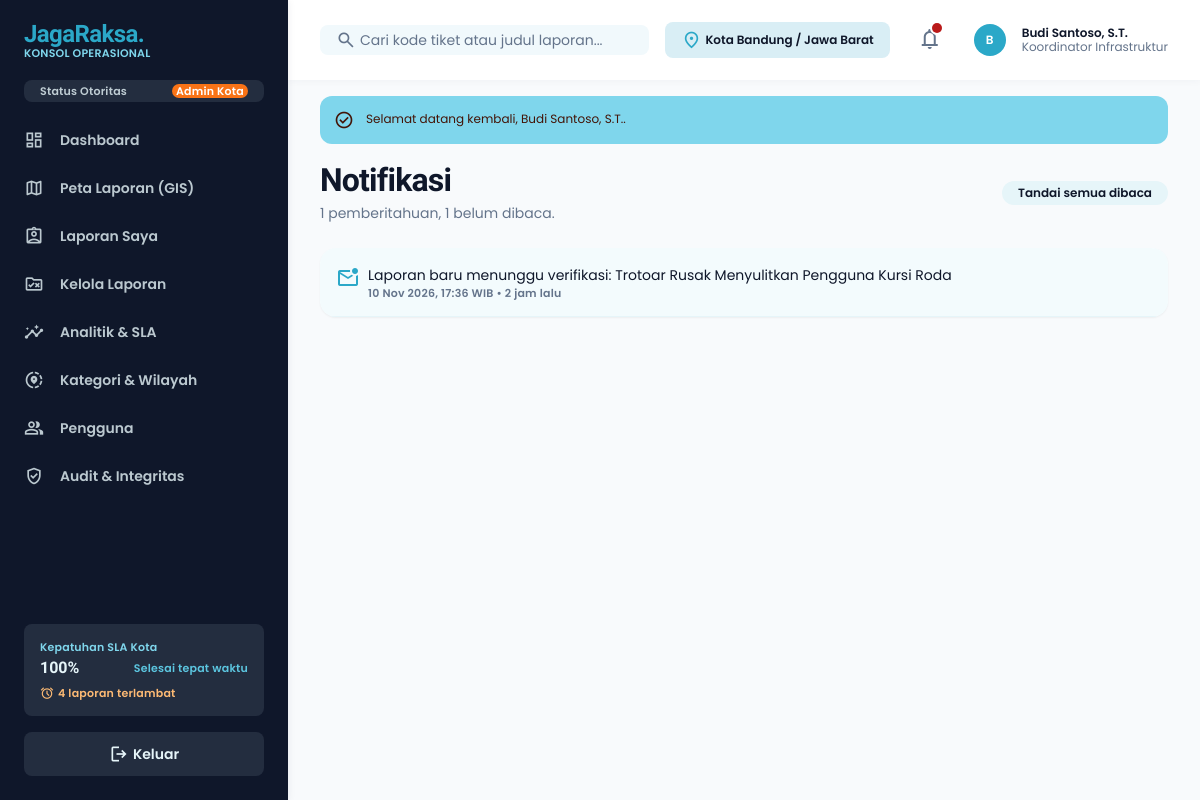
/notifikasi.php (signed in), run on the app's committed database.
### tables this page shows
CREATE TABLE users (
  id          BIGINT UNSIGNED NOT NULL AUTO_INCREMENT,
  name        VARCHAR(150) NOT NULL,
  username    VARCHAR(50)  NOT NULL,
  email       VARCHAR(190) NOT NULL,
  phone       VARCHAR(25)  NULL,
  password    VARCHAR(255) NOT NULL,                  
  role        ENUM('admin','petugas','pelapor') NOT NULL DEFAULT 'pelapor',
  jabatan     VARCHAR(120) NULL,
  agency_id   INT UNSIGNED NULL,
  is_active   TINYINT(1)   NOT NULL DEFAULT 1,
  last_login  DATETIME     NULL,
  created_at  TIMESTAMP NOT NULL DEFAULT CURRENT_TIMESTAMP,
  PRIMARY KEY (id),
  UNIQUE KEY uq_users_username (username),
  UNIQUE KEY uq_users_email (email),
  KEY idx_users_role (role),
  CONSTRAINT fk_users_agency FOREIGN KEY (agency_id) REFERENCES agencies (id) ON DELETE SET NULL
);

CREATE TABLE notifications (
  id         BIGINT UNSIGNED NOT NULL AUTO_INCREMENT,
  user_id    BIGINT UNSIGNED NOT NULL,
  report_id  BIGINT UNSIGNED NULL,
  message    VARCHAR(300) NOT NULL,
  is_read    TINYINT(1) NOT NULL DEFAULT 0,
  created_at TIMESTAMP NOT NULL DEFAULT CURRENT_TIMESTAMP,
  PRIMARY KEY (id),
  KEY idx_notif_user (user_id, is_read),
  CONSTRAINT fk_notif_user   FOREIGN KEY (user_id)   REFERENCES users (id)   ON DELETE CASCADE,
  CONSTRAINT fk_notif_report FOREIGN KEY (report_id) REFERENCES reports (id) ON DELETE CASCADE
);

### includes/core_v2.php (called while the page is built, shortened)
<?php
function sql_overdue_expr($a = 'r')
{
    return "(CASE WHEN {$a}.status = 'pending' THEN {$a}.respond_due_at ELSE {$a}.resolve_due_at END) < NOW()";
}
function sla_overview()
{
    $c = ['overdue' => 0, 'compliance' => null];
    try {
        $c['overdue'] = (int)db()->query("SELECT COUNT(*) FROM reports WHERE deleted_at IS NULL AND status IN ('pending','proses') AND " . sql_overdue_expr('reports'))->fetchColumn();
        $row = db()->query("SELECT COUNT(*) n, SUM(resolved_at <= resolve_due_at) ok FROM reports
                            WHERE deleted_at IS NULL AND status = 'selesai' AND resolved_at IS NOT NULL AND resolve_due_at IS NOT NULL")->fetch();
        $c['compliance'] = ($row && (int)$row['n'] > 0) ? round((int)$row['ok'] / (int)$row['n'] * 100, 1) : null;
    } catch (Throwable $ex) {
    }
    return $c;
}
function run_escalation($force = false)
{
    try {
        $rows = db()->query("SELECT id, ticket_code, title, status, priority, agency_id, user_id, respond_due_at, resolve_due_at, escalation_level
                             FROM reports WHERE deleted_at IS NULL AND status IN ('pending','proses') AND escalation_level < 2")->fetchAll();
    } catch (Throwable $ex) {
        return 0;
    }
    $count = 0;
    foreach ($rows as $r) {
        try {
            $due = $r['status'] === 'pending' ? $r['respond_due_at'] : $r['resolve_due_at'];
            $late = time() - strtotime($due);
            if ($late <= 0) {
                continue;
            }
            $count++;
        } catch (Throwable $ex) {
        }
    }
    return $count;
}

### notifikasi.php (the view, shortened to what this page needs)
<?php
require_once __DIR__ . '/config.php';
$user   = require_login();
$active = 'notifikasi';
$total   = db()->prepare('SELECT COUNT(*) FROM notifications WHERE user_id = ?');
$total->execute([$user['id']]);
$total = (int)$total->fetchColumn();
include __DIR__ . '/includes/app_top.php';
?>
<div class="flex flex-wrap items-center justify-between gap-space-sm mb-space-lg">
  <div>
    <h1 class="font-headline-xl text-headline-xl tracking-tight">Notifikasi</h1>
    <p class="font-body-md text-body-md text-on-surface-variant mt-space-2xs"><?= $total ?> pemberitahuan<?= $unread ? ', ' . $unread . ' belum dibaca' : '' ?>.</p>
  </div>
  <?php if ($unread): ?>
  <form method="post" action="api.php?a=read_notif"><?= csrf_field() ?><input type="hidden" name="to" value="notifikasi.php">
    <button class="px-space-md py-space-xs rounded-lg bg-surface-container font-label-md text-label-md hover:bg-surface-container-high">Tandai semua dibaca</button></form>
  <?php endif; ?>
</div>
<div class="bg-surface-container-lowest rounded-xl shadow-sm overflow-hidden">
  <?php foreach ($rows as $n):
    $to = $n['report_id'] ? (is_staff($user) ? 'kelola-laporan.php?id=' . (int)$n['report_id'] : 'laporan-saya.php?tiket=' . urlencode((string)$n['ticket_code'])) : 'dashboard.php'; ?>
    <form method="post" action="api.php?a=read_notif"><?= csrf_field() ?>
      <button type="submit" class="w-full text-left flex items-start gap-space-sm p-space-md border-b border-surface-container hover:bg-surface-container-low <?= $n['is_read'] ? '' : 'bg-primary-fixed/30' ?>">
        <span class="material-symbols-outlined text-primary mt-0.5"><?= $n['is_read'] ? 'drafts' : 'mark_email_unread' ?></span>
        <span class="flex-1 min-w-0">
          <span class="block font-body-md text-body-md"><?= e($n['message']) ?></span>
          <span class="block font-label-sm text-label-sm text-on-surface-variant"><?= e(format_tanggal($n['created_at'], true)) ?> &bull; <?= e(time_ago($n['created_at'])) ?></span>
        </span>
      </button>
    </form>
  <?php endforeach; ?>
</div>
<?php include __DIR__ . '/includes/app_bottom.php'; ?>

### includes/app_top.php (shortened to what this page needs)
<?php
require_once __DIR__ . '/../config.php';
$user = $user ?? require_login();
$menu = [
    ['dashboard',      'dashboard.php',        'dashboard',       'Dashboard',           ['admin','petugas','pelapor']],
    ['peta',           'peta.php',             'map',             'Peta Laporan (GIS)',  ['admin','petugas','pelapor']],
    ['laporan-saya',   'laporan-saya.php',     'assignment_ind',  'Laporan Saya',        ['admin','petugas','pelapor']],
    ['kelola',         'kelola-laporan.php',   'rule_folder',     'Kelola Laporan',      ['admin','petugas']],
    ['analitik',       'analitik.php',         'insights',        'Analitik & SLA',      ['admin','petugas']],
    ['kategori',       'kategori-wilayah.php', 'share_location',  'Kategori & Wilayah',  ['admin']],
    ['pengguna',       'pengguna.php',         'group',           'Pengguna',            ['admin']],
    ['audit',          'audit.php',            'verified_user',   'Audit & Integritas',  ['admin']],
];
if (is_staff($user)) {
    run_escalation();
}
$notifs = db()->prepare('SELECT n.*, r.ticket_code FROM notifications n LEFT JOIN reports r ON r.id = n.report_id WHERE n.user_id = ? ORDER BY n.id DESC LIMIT 6');
$notifs->execute([$user['id']]);
$notifs = $notifs->fetchAll();
$unread = (int)db()->query('SELECT COUNT(*) FROM notifications WHERE is_read = 0 AND user_id = ' . (int)$user['id'])->fetchColumn();
$sla = sla_overview();
$slaPct = $sla['compliance'] === null ? '-' : $sla['compliance'] . '%';
$searchAction = is_staff($user) ? 'kelola-laporan.php' : 'laporan-saya.php';
include __DIR__ . '/head.php';
?>
<body class="bg-background font-body-md text-on-surface antialiased">
<aside id="sidebar" class="fixed left-0 top-0 h-full w-72 bg-inverse-surface text-inverse-on-surface z-[1200] flex flex-col justify-between shadow-[0_1px_8px_rgba(16,42,67,0.08)] -translate-x-full lg:translate-x-0 transition-transform">
  <div class="flex flex-col">
    <a href="index.php" class="h-20 px-space-lg flex items-center gap-space-md">
      <div class="flex flex-col">
        <span class="font-extrabold text-2xl text-primary tracking-tight leading-none" style="font-family:'Bricolage Grotesque',Poppins,sans-serif">JagaRaksa.</span>
        <span class="font-label-sm text-label-sm text-tertiary-fixed leading-none mt-space-2xs">KONSOL OPERASIONAL</span>
      </div>
    </a>
    <div class="px-space-lg mb-space-md">
      <div class="flex items-center justify-between px-space-md py-space-xs rounded bg-surface-variant/10">
        <span class="font-label-sm text-label-sm text-inverse-on-surface/80">Status Otoritas</span>
        <span class="font-label-sm text-label-sm px-space-xs rounded bg-tertiary-container text-on-tertiary-container"><?= e(role_label($user['role'])) ?></span>
      </div>
    </div>
    <nav class="flex flex-col gap-space-xs px-space-sm">
      <?php foreach ($menu as [$key, $href, $icon, $label, $roles]): if (!in_array($user['role'], $roles, true)) continue;
        $on = ($active ?? '') === $key; ?>
        <a href="<?= $href ?>" <?= $on ? 'aria-current="page"' : '' ?>
           class="flex items-center gap-space-md px-space-md py-space-sm rounded transition-colors <?= $on ? 'bg-primary-container text-on-primary-container font-bold' : 'text-inverse-on-surface/80 hover:bg-surface-variant/20 hover:text-inverse-on-surface' ?>">
          <span class="material-symbols-outlined text-xl"><?= $icon ?></span>
          <span class="font-label-lg text-label-lg"><?= e($label) ?></span>
        </a>
      <?php endforeach; ?>
    </nav>
  </div>
  <div class="p-space-lg flex flex-col gap-space-md">
    <div class="p-space-md rounded bg-surface-variant/10 text-inverse-on-surface/80 flex flex-col gap-space-2xs">
      <span class="font-label-sm text-label-sm text-tertiary-fixed">Kepatuhan SLA Kota</span>
      <div class="flex items-center justify-between">
        <span class="font-headline-sm text-headline-sm text-inverse-on-surface"><?= e($slaPct) ?></span>
        <span class="font-label-sm text-label-sm text-tertiary-fixed-dim">Selesai tepat waktu</span>
      </div>
      <?php if (is_staff($user) && $sla['overdue'] > 0): ?>
      <a href="kelola-laporan.php?sla=overdue" class="mt-space-xs inline-flex items-center gap-1 font-label-sm text-label-sm text-orange-300 hover:underline"><span class="material-symbols-outlined text-[14px]">alarm</span><?= (int)$sla['overdue'] ?> laporan terlambat</a>
      <?php endif; ?>
    </div>
    <form method="post" action="logout.php"><?= csrf_field() ?>
      <button type="submit" class="w-full flex items-center justify-center gap-space-xs px-space-md py-space-sm rounded bg-surface-variant/10 hover:bg-surface-variant/25 transition-colors font-label-lg text-label-lg">
        <span class="material-symbols-outlined text-xl">logout</span> Keluar
      </button>
    </form>
  </div>
</aside>
<div class="lg:pl-72">
  <header class="fixed top-0 left-0 lg:left-72 right-0 h-20 bg-surface-container-lowest/90 backdrop-blur-md shadow-[0_1px_8px_rgba(16,42,67,0.04)] z-[1100] flex items-center justify-between px-margin-mobile lg:px-gutter-lg gap-space-md">
    <form method="get" action="<?= $searchAction ?>" class="flex items-center gap-space-md flex-1 max-w-lg">
      <div class="relative w-full">
        <span class="material-symbols-outlined absolute left-space-md top-1/2 -translate-y-1/2 text-on-surface-variant text-xl">search</span>
        <input name="q" value="<?= e($_GET['q'] ?? '') ?>" class="w-full pl-10 pr-space-md py-space-xs rounded bg-surface-container-low text-on-surface placeholder:text-on-surface-variant focus:outline-none focus:ring-2 focus:ring-primary font-body-md text-body-md" placeholder="Cari kode tiket atau judul laporan..." type="text"/>
      </div>
    </form>
    <div class="flex items-center gap-space-lg">
      <div class="hidden md:flex items-center gap-space-xs px-space-md py-space-xs rounded bg-surface-container-high text-on-surface">
        <span class="material-symbols-outlined text-primary text-xl">location_on</span>
        <span class="font-label-md text-label-md">Kota Bandung / Jawa Barat</span>
      </div>
      <div class="relative">
        <button type="button" onclick="document.getElementById('notifBox').classList.toggle('hidden')" class="relative p-space-xs rounded hover:bg-surface-container text-on-surface-variant hover:text-on-surface transition-colors">
          <span class="material-symbols-outlined text-2xl">notifications</span>
          <?php if ($unread): ?><span class="absolute top-1 right-1 w-2.5 h-2.5 rounded-full bg-error ring-2 ring-surface-container-lowest"></span><?php endif; ?>
        </button>
      </div>
      <div class="flex items-center gap-space-md pl-space-xs">
        <?= user_avatar($user) ?>
        <div class="hidden sm:flex flex-col text-left">
          <span class="font-label-md text-label-md text-on-surface leading-none"><?= e($user['name']) ?></span>
          <span class="font-body-sm text-body-sm text-on-surface-variant leading-none mt-space-2xs"><?= e($user['jabatan'] ?: role_label($user['role'])) ?></span>
        </div>
      </div>
    </div>
  </header>
  <main class="relative pt-20 bg-background min-h-screen px-margin-mobile lg:px-gutter-lg py-space-xl">
    <div class="flex flex-col w-full pt-space-md">
    <?= flash_render() ?>

### config.php (shortened to what this page needs)
<?php
function db()
{
    static $pdo = null;
    if ($pdo === null) {
        try {
            $pdo = new PDO(
                'mysql:host=' . DB_HOST . ';port=' . DB_PORT . ';dbname=' . DB_NAME . ';charset=utf8mb4',
                DB_USER,
                DB_PASS,
                [
                    PDO::ATTR_ERRMODE            => PDO::ERRMODE_EXCEPTION,
                    PDO::ATTR_DEFAULT_FETCH_MODE => PDO::FETCH_ASSOC,
                    PDO::ATTR_EMULATE_PREPARES   => true,
                ]
            );
            $pdo->exec("SET time_zone = '+07:00'");
        } catch (PDOException $ex) {
            http_response_code(500);
            $msg = 'Koneksi database gagal. Pastikan MySQL berjalan, database.sql sudah diimpor, dan kredensial di config.php benar.';
            if (APP_DEBUG) {
                $msg .= "\n\nDetail: " . $ex->getMessage() . "\n\nBuka diagnosa.php untuk pemeriksaan lengkap.";
            }
            header('Content-Type: text/plain; charset=utf-8');
            exit($msg);
        }
    }
    return $pdo;
}
function e($v)
{
    return htmlspecialchars((string)$v, ENT_QUOTES | ENT_SUBSTITUTE, 'UTF-8');
}
function flash_render()
{
    $f = $_SESSION['flash'];
    $ok  = $f['type'] === 'success';
    $cls = $ok ? 'bg-tertiary-fixed text-on-tertiary-fixed' : 'bg-error-container text-on-error-container';
    $ico = $ok ? 'check_circle' : 'error';
    return '<div class="flex items-start gap-3 p-3.5 rounded-lg mb-4 ' . $cls . '">'
        . '<span class="material-symbols-outlined text-[20px] shrink-0">' . $ico . '</span>'
        . '<p class="font-body-sm text-body-sm">' . e($f['msg']) . '</p></div>';
}
function current_user()
{
    static $loaded = false, $user = null;
    if (!$loaded) {
        if (!empty($_SESSION['uid'])) {
            $st = db()->prepare('SELECT u.*, a.name AS agency_name FROM users u
                                 LEFT JOIN agencies a ON a.id = u.agency_id
                                 WHERE u.id = ? AND u.is_active = 1');
            $st->execute([(int)$_SESSION['uid']]);
            $user = $st->fetch() ?: null;
        }
    }
    return $user;
}
function is_staff($u = null)
{
    $u = $u ?: current_user();
    return $u && in_array($u['role'], ['admin', 'petugas'], true);
}
function require_login()
{
    $u = current_user();
    return $u;
}
function role_label($role)
{
    $m = ['admin' => 'Admin Kota', 'petugas' => 'Petugas Lapangan', 'pelapor' => 'Warga Pelapor'];
    return $m[$role] ?? $role;
}
function user_avatar($u)
{
    $initial = mb_strtoupper(mb_substr($u['name'], 0, 1));
    return '<div class="w-8 h-8 rounded-full bg-primary-container text-on-primary-container flex items-center justify-center font-label-md text-label-md">'
        . e($initial) . '</div>';
}
function format_tanggal($dt, $withTime = false)
{
    $bulan = [1 => 'Jan', 'Feb', 'Mar', 'Apr', 'Mei', 'Jun', 'Jul', 'Agu', 'Sep', 'Okt', 'Nov', 'Des'];
    $t = strtotime($dt);
    $s = date('j', $t) . ' ' . $bulan[(int)date('n', $t)] . ' ' . date('Y', $t);
    return $withTime ? $s . ', ' . date('H:i', $t) . ' WIB' : $s;
}
function time_ago($dt)
{
    $d = time() - strtotime($dt);
    if ($d < 86400) return floor($d / 3600) . ' jam lalu';
    return floor($d / 86400) . ' hari lalu';
}
require_once __DIR__ . '/includes/core_v2.php';

### includes/head.php (style rules this page uses)
.material-symbols-outlined { font-variation-settings:'FILL' 0,'wght' 400,'GRAD' 0,'opsz' 24 }
body { font-family:Poppins,sans-serif }
html { scroll-behavior:smooth }

### data on the page
users: role "Admin Kota", name "B", name "Budi Santoso, S.T.", jabatan "Koordinator Infrastruktur", id "1"
notifications: message "Laporan baru menunggu verifikasi: Trotoar Rusak Menyulitkan Pengguna Kursi Roda", created_at "10 Nov 2026, 17:36 WIB", created_at "2 jam lalu"

### other printed values
$label "Dashboard"
$label "Peta Laporan (GIS)"
$label "Laporan Saya"
$label "Kelola Laporan"
$label "Analitik & SLA"
$label "Kategori & Wilayah"
$label "Pengguna"
$label "Audit & Integritas"
$slaPct "100%"
$sla['overdue'] "4"
$f['msg'] "Selamat datang kembali, Budi Santoso, S.T.."
$total "1"
